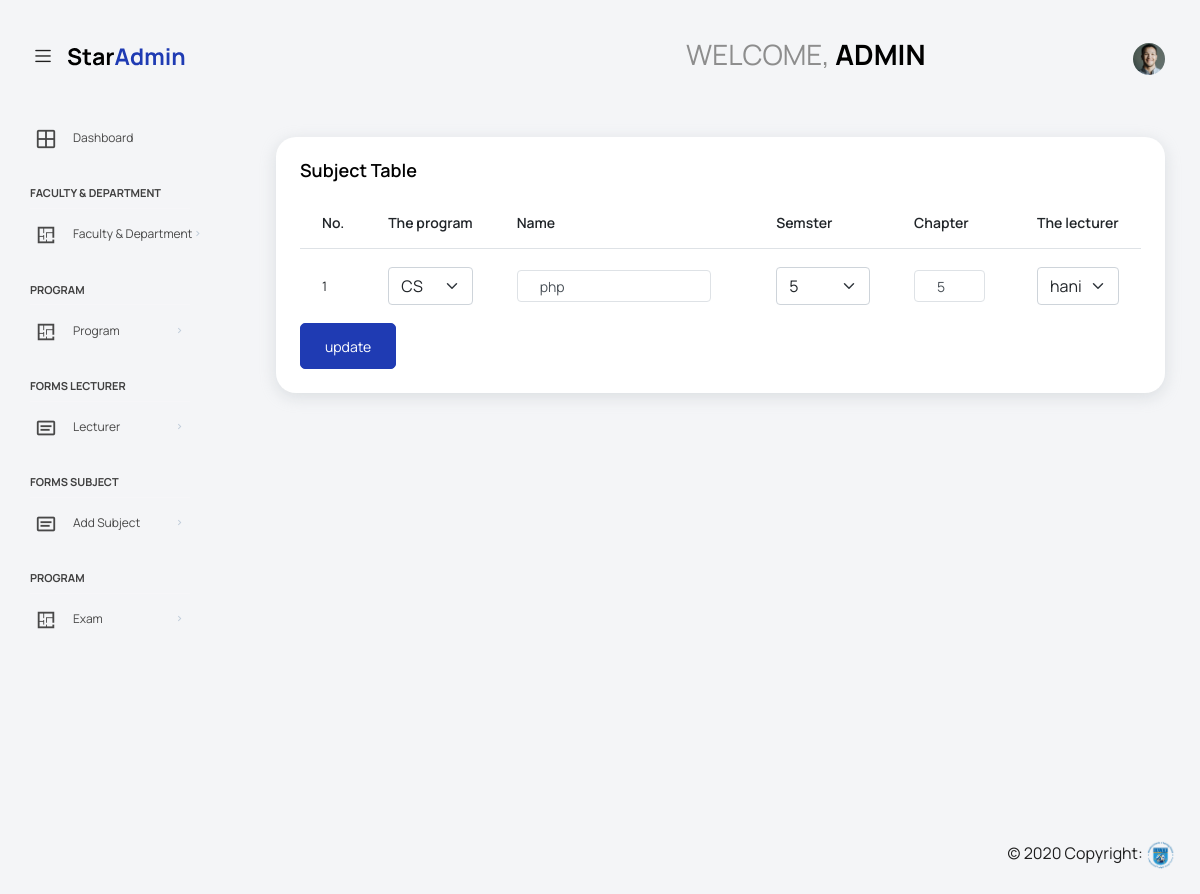
Page /adminPanel/edit-subject.php?id=1&Did=1 (signed in) on the earlier database version.
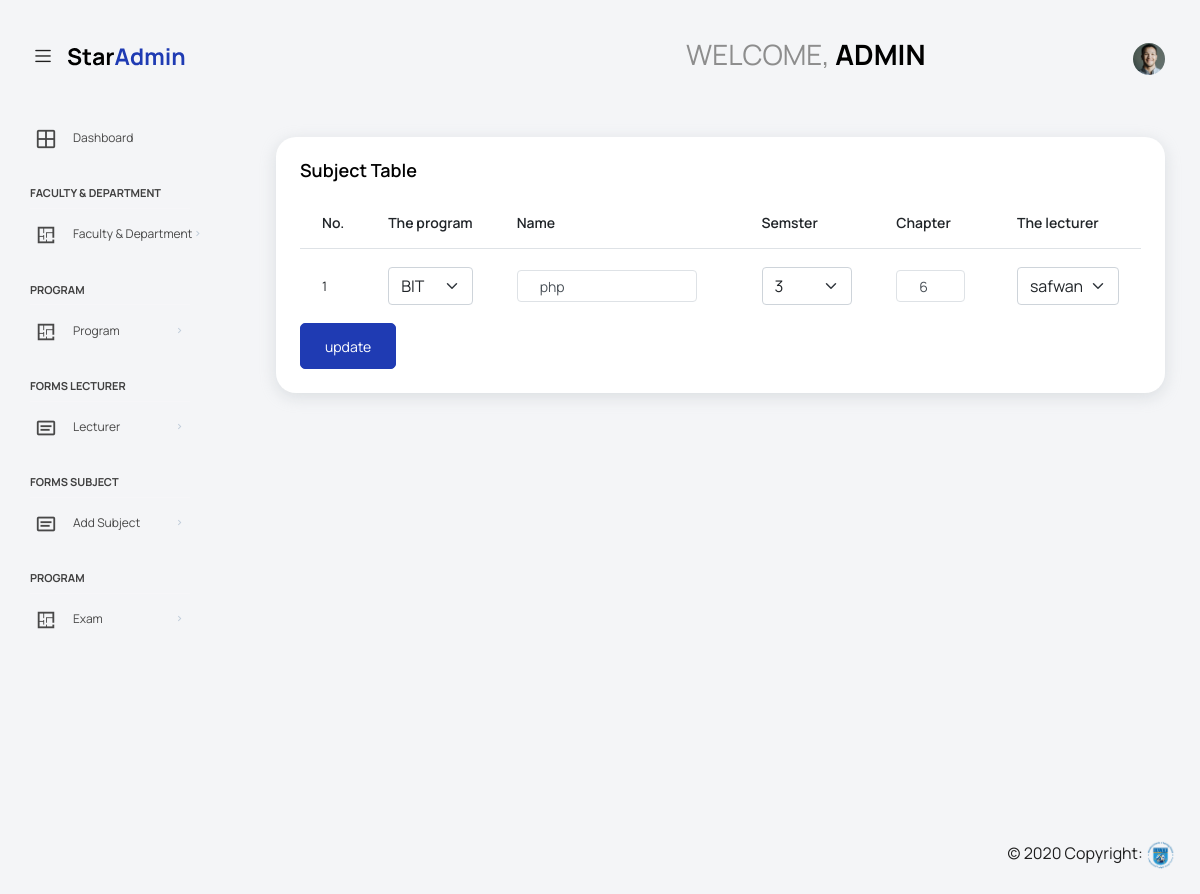
Same page on the later database version.
### tables this page shows
CREATE TABLE IF NOT EXISTS `subject` (
  `Su_ID` int(11) NOT NULL AUTO_INCREMENT,
  `Su_Name` varchar(50) NOT NULL,
  `semster` int(11) NOT NULL,
  `Su_Chapter` int(11) NOT NULL,
  `Le_ID` int(11) NOT NULL,
  `P_ID` int(11) NOT NULL,
  PRIMARY KEY (`Su_ID`),
  KEY `P_ID` (`P_ID`),
  KEY `Le_IDf` (`Le_ID`)
);

CREATE TABLE IF NOT EXISTS `program` (
  `P_ID` int(11) NOT NULL AUTO_INCREMENT,
  `P_Name` varchar(50) NOT NULL,
  `D_ID` int(11) NOT NULL,
  PRIMARY KEY (`P_ID`),
  KEY `D_ID` (`D_ID`)
);

### adminPanel/edit-subject.php (the view, shortened to what this page needs)
<?php
if (strlen($_SESSION['id']==0))
  {
  header('location:../outSession.php');
  }
  else{
    $leid=intval($_GET['id']);
       ?>
<!DOCTYPE html>
<html lang="en">
<head>
<html lang="en">
<head>
  <link rel="stylesheet" href="vendors/feather/feather.css">
  <link rel="stylesheet" href="vendors/mdi/css/materialdesignicons.min.css">
  <link rel="stylesheet" href="vendors/ti-icons/css/themify-icons.css">
  <link rel="stylesheet" href="vendors/typicons/typicons.css">
  <link rel="stylesheet" href="vendors/simple-line-icons/css/simple-line-icons.css">
  <link rel="stylesheet" href="vendors/css/vendor.bundle.base.css">
  <link rel="stylesheet" href="vendors/datatables.net-bs4/dataTables.bootstrap4.css">
  <link rel="stylesheet" href="js/select.dataTables.min.css">
  <link rel="stylesheet" href="css/vertical-layout-light/style.css">
</head>
<body>
  <div class="container-scroller">
  <?php include('head.php'); ?>
    <div class="container-fluid page-body-wrapper">
      <?php include('sidebar.php'); ?>
      <div class="main-panel">
        <div class="content-wrapper">
          <div class="row">
            <div class="col-sm-12">
              <div class="card">
                <div class="card-body">
                <form method="post">
                <h4 class="card-title">Subject Table</h4>
                  <div class="table-responsive">
                  <form method="post">
                  <?php
                    $query= "SELECT subject.*, program.P_Name, lecturer.Le_Name
                    FROM subject
                      LEFT JOIN program ON subject.P_ID = program.P_ID
                      LEFT JOIN lecturer on subject.Le_ID = lecturer.Le_ID
                      where Su_ID = '$leid'";
                      $result = mysqli_query($conn,$query);
                      ?>
                <table class="table">
                  <thead>
                    <tr>
                      <th>No.</th>
                      <th>The program</th>
                      <th>Name</th>
                      <th>Semster</th>
                      <th>Chapter</th>
                      <th>The lecturer</th>
                    </tr>
                  </thead>
                  <tbody>
                  <?php
                  $i=1;
                   while($row = mysqli_fetch_assoc($result))
                {?>
                    <tr>
                    <td><?php echo $i; $i++; ?></td>
                    <td><select class="form-select" name="program">
                        <option value="<?php echo $row['P_ID'];?>"><?php echo $row['P_Name'];?></option>
                        </select></td>
                      <td><input name="name" class="form-control" value="<?php echo $row['Su_Name']; ?>" required /></td>
                      <td>
                        <select class="form-select" name="semster">
                          <option  value="<?php echo $row['semster'];?>"><?php echo $row['semster'];?></option>
                        </select>
                      </td>
                      <td>
                        <input class="form-control" type="number" name="chapter" value="<?php echo $row['Su_Chapter']; ?>" max="7" min="1" >
                      </td>
                      <td>
                        <select class="form-select" name="lecturer">
                          <?php $queryLe = " SELECT * FROM lecturer ";
                                $resLe = mysqli_query($conn,$queryLe);
                                while ($rowLe = mysqli_fetch_assoc($resLe)) {
                                ?>
                        <option value="<?php echo $rowLe['Le_ID'];?>"><?php echo $rowLe['Le_Name'];?></option>
                                <?php } ?>
                      </td>
                    </tr>
                    <?php
                  }?>
                  </tbody>
                    </table>
                    <button name="submit" type="submit"  class="btn btn-primary"  onClick="return confirm('Are you sure you want to update')"><i class="fa fa-edit "></i> update</button>
                  </div>
                </div>
              </div>
            </div>
            </div>
          </div>
        </div>
      </div>
    </div>
  <?php include('footer.php');?>
                <?php }?>
</body>
</html>

Differences in the rows shown:
changed subject "php": program "CS" → "BIT"; semster "5" → "3"; chapter "5" → "6"; lecturer "hani" → "safwan"
